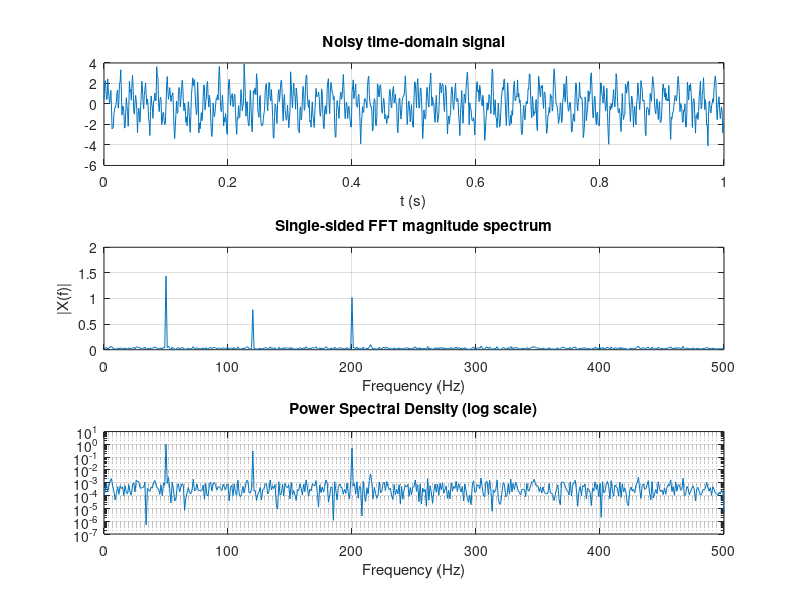

This figure's MATLAB source:
% Fast Fourier Transform (FFT)

clc; clear; close all;

fs = 1000; 
T = 1/fs;
t  = 0 : T : 1-T;
N  = length(t);

% Composite signal: 3 frequencies + white noise
f1=50; f2=120; f3=200;
x = 1.5*sin(2*pi*f1*t) + 0.8*sin(2*pi*f2*t) + sin(2*pi*f3*t);
noise = 0.5 * randn(size(t));
x_noisy = x + noise;

% FFT
X = fft(x_noisy, N);
X_mag = (2/N) * abs(X(1:N/2+1));
f_axis = (0:N/2) * (fs/N);

subplot(3,1,1);
plot(t, x_noisy);
title('Noisy time-domain signal'); 
xlabel('t (s)'); 
grid on;

subplot(3,1,2);
plot(f_axis, X_mag); 
title('Single-sided FFT magnitude spectrum');
xlabel('Frequency (Hz)');
ylabel('|X(f)|'); 
grid on;

% Power Spectral Density
subplot(3,1,3);
psd = (1/(fs*N)) * abs(X).^2;
psd_one = psd(1:N/2+1); psd_one(2:end-1) = 2*psd_one(2:end-1);
semilogy(f_axis, psd_one);
title('Power Spectral Density (log scale)');
xlabel('Frequency (Hz)'); 
grid on;

fprintf('Peaks detected at approx: %d Hz, %d Hz, %d Hz\n', f1, f2, f3);
